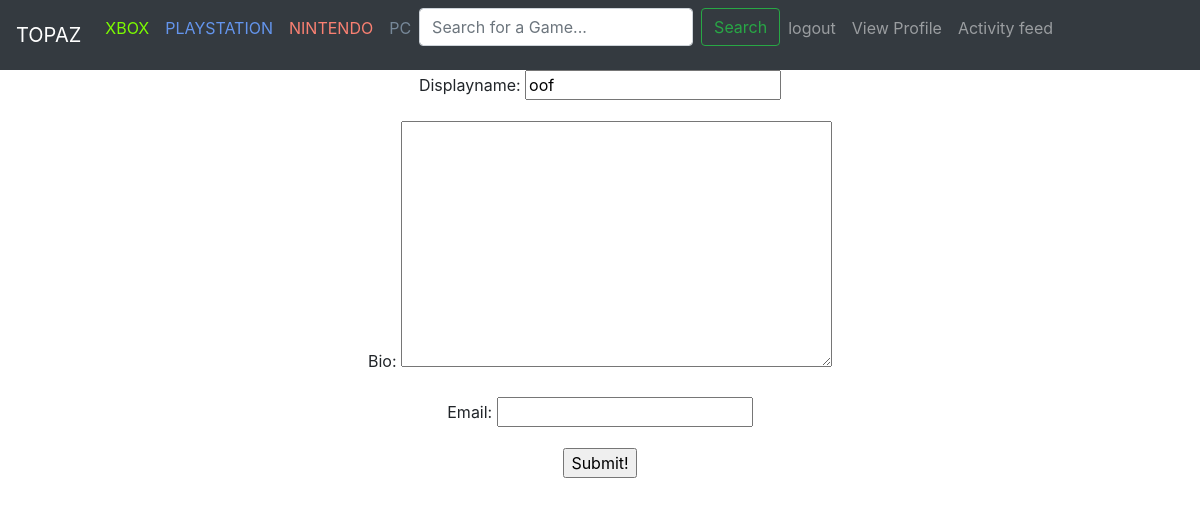
The page /user_profile_view/2/edit/ (signed in) on the database as committed earlier.
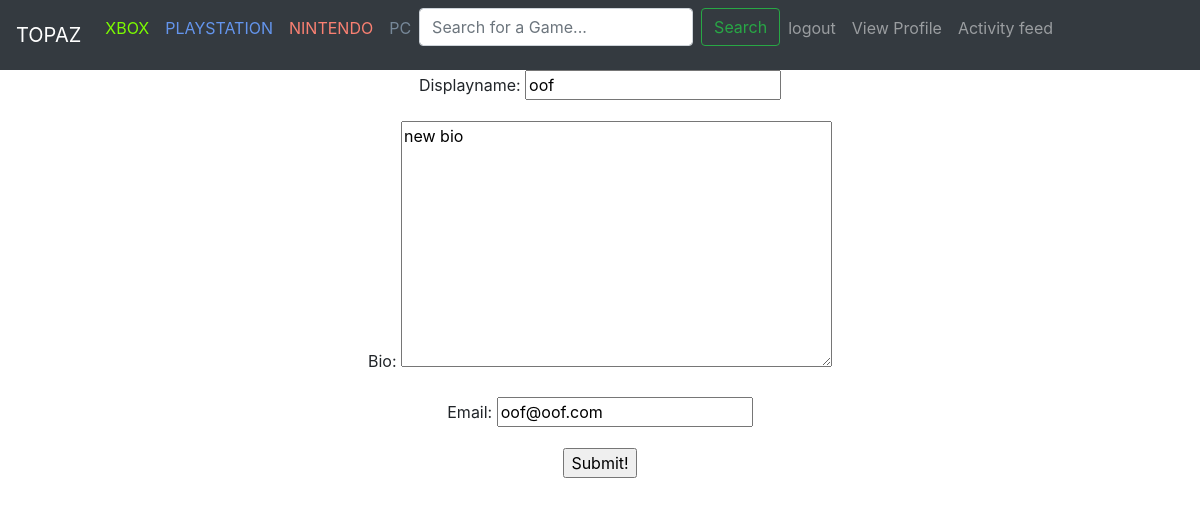
The same page on the database as committed later.
### user_faq/models.py (models this page shows, shortened)
class GamefaqUser(AbstractUser):
    displayname = models.CharField(max_length=80)
    bio = models.TextField(blank=True, null=True)
    preferred_systems = models.ManyToManyField(
        Console, symmetrical=False, blank=True)
    followers = models.ManyToManyField("self", symmetrical=False, blank=True)
    favorited_games = models.ManyToManyField(
        Game, symmetrical=False, related_name="user_fav")
    image = models.ImageField(upload_to="gallery", blank=True)

### user_faq/views.py (the view, shortened to what this page needs)
class edit_user_profile_view(LoginRequiredMixin, TemplateView):
    def get(self, request, user_id):
        faq_user = GamefaqUser.objects.get(id=user_id)
        data = {
            "displayname": faq_user.displayname,
            "bio": faq_user.bio,
            "email": faq_user.email
        }
        form = GamefaqUserForm(initial=data)
        return render(request, "edit_form.html", {"form": form})

### user_faq/forms.py
class GamefaqUserForm(forms.Form):
    displayname = forms.CharField(max_length=50)
    bio = forms.CharField(widget=forms.Textarea)
    email = forms.EmailField()

### templates/edit_form.html (shortened to what this page needs)
{% include "bootstrap.html" %} {% include "navbar.html" %}
<form action="" id='germ' method="post">
  {% csrf_token %} {{form.as_p}}
  <input type="submit" value="Submit!" />
</form>

Rows that differ between the two databases and show on the page:
changed GamefaqUser "oof": bio (not shown) → "new bio"; email (not shown) → "oof@oof.com"
